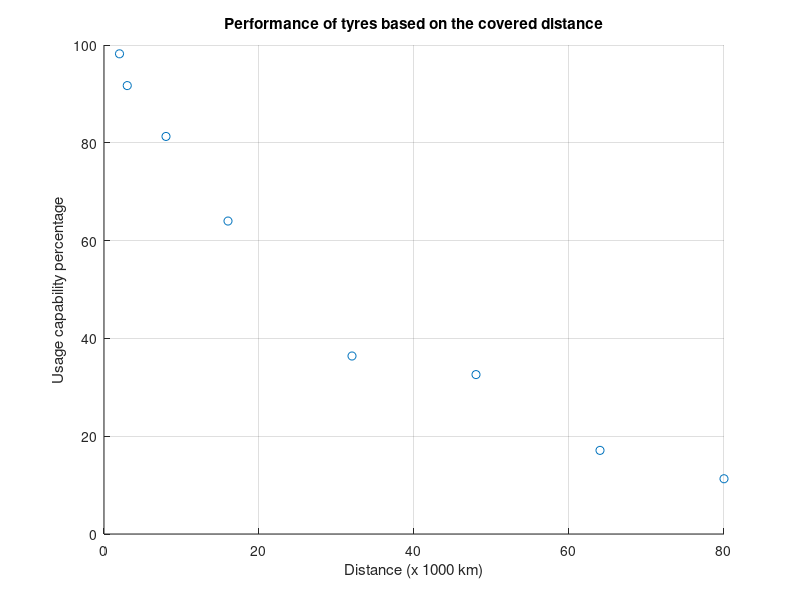

The MATLAB script that drew this image: (Note: this script raises an error after producing the figure.)
clear all; close all; clc;

distance = [2 3 8 16 32 48 64 80];
performance = [98.2 91.7 81.3 64.0 36.4 32.6 17.1 11.3]; 
alpha = 0.05;

%% (a)
scatter(distance, performance)
title('Performance of tyres based on the covered distance')
xlabel('Distance (x 1000 km)')
ylabel('Usage capability percentage')
grid on;

[b0, b1, S_e, b0_ci, b1_ci] = linear_regression(distance, performance, alpha);

% plot the linear regression model
x_min = min(distance);
x_max = max(distance);
x_values = [x_min,x_max];
y = b0+b1*x_values;
hold on;
plot(x_values, y);

% create diagnostic plot
y_values = b0+b1.*distance;
e_i = performance - y_values;
e_i_star = e_i/S_e;

figure;
plot(y_values, e_i_star, 'o')
title('Diagnostic plot')
xlabel('y (performance)')
ylabel('e_i*')
grid on;
yline(-1.96)
yline(1.96)
ylim([-2.5, 2.5])
yticks([-1.96, 1.96])

% Mean seems to be changing, so the linear model is not adequate

%% (b)

x = 25; % given distance
x_min = min(distance);
x_max = max(distance);

if x<x_max && x>x_min
    predicted_performance =  b0+b1*x;
    fprintf('Predicted Performance for %dx1000 km: %f\n', x, predicted_performance)
else
    fprintf('No prediction is possible\n')
end



